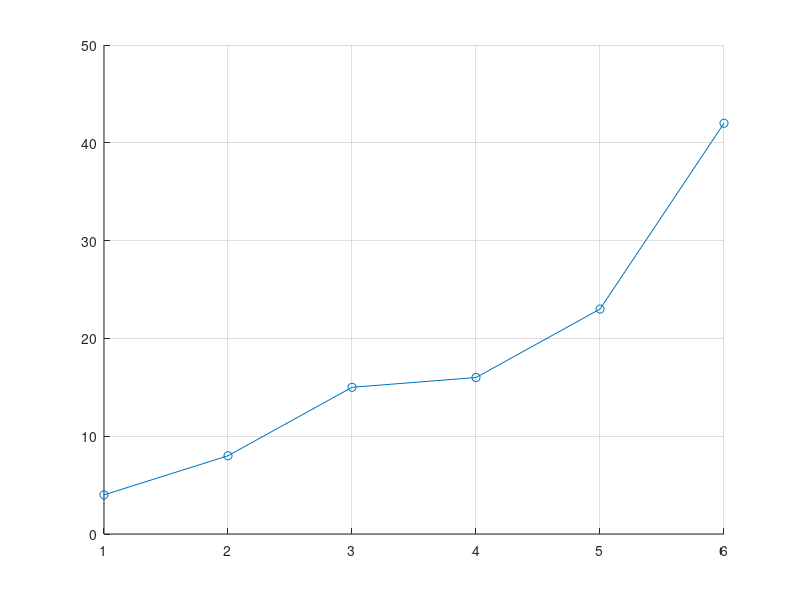

The MATLAB script that drew this image: (Note: this script raises an error after producing the figure.)
%% Edge-case syntax tour
% A script that mixes unusual but valid MATLAB constructs. Run it section
% by section while reading the output.

clear; close all; clc
x = [4 8 15 16 23 42];
disp hello

%% End as an index and one-line if
y = x(end);   % 'end' used as an index
if y > 10, z = 1, else, z = 0, end
w = 0;
if numel(x), w = 1, end;;

%% Switch on lowercase text, and a cell of numeric cases
s = 'Blue';
switch lower(s)
    case {'red', 'green'}
        colorCode = 1;
    case 'blue'
        colorCode = 2;
    otherwise
        colorCode = 0;
end

n = 2;
switch n
    case {1, 2}
        label = 'low';
    otherwise
        label = 'high';
end

%% Loops, including an empty range and a column iterator
for k = [1 2 3]'
    fprintf('k = %d\n', k);
end
for j = 1:0
    disp('never runs')
end

%% Matrix literal across lines, then growing it by a column
A = [1  2  3
     4  5  6;
     7  8  9];
col = [10; 11; 12];
A(:, end+1) = col;

%% Names that look like keywords or options
endpoint = 'https://example.com/api';
format_str = '%6.2f\n';
ifelse = 3;
fprintf(format_str, ifelse);

%% Automatic struct creation through nested indexing
cfg.x.y(2).z = 5;
fprintf('cfg.x.y has %d elements\n', numel(cfg.x.y));

%% Plotting shorthand
hold on; grid on
plot(x, 'o-')
hold off

%% Local helper defined at the end of the script
scaled = scale_by(x, 2);
disp(scaled)

function out = scale_by(in, factor)
%SCALE_BY Multiply a vector by a factor.
out = in .* factor;
end
